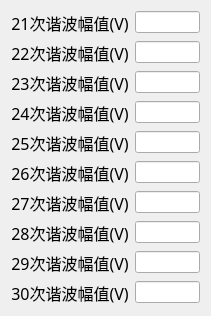
      <widget class="QWidget" name="layoutWidget_3">
       <property name="geometry">
        <rect>
         <x>570</x>
         <y>80</y>
         <width>211</width>
         <height>261</height>
        </rect>
       </property>
       <layout class="QFormLayout" name="formLayout_17">
        <item row="0" column="0">
         <widget class="QLabel" name="label_217">
          <property name="font">
           <font>
            <family>楷体</family>
            <pointsize>12</pointsize>
           </font>
          </property>
          <property name="text">
           <string>21次谐波幅值(V)</string>
          </property>
          <property name="alignment">
           <set>Qt::AlignCenter</set>
          </property>
         </widget>
        </item>
        <item row="0" column="1">
         <widget class="QLineEdit" name="ershiyicixiebofuzhi"/>
        </item>
        <item row="1" column="0">
         <widget class="QLabel" name="label_218">
          <property name="font">
           <font>
            <family>楷体</family>
            <pointsize>12</pointsize>
           </font>
          </property>
          <property name="text">
           <string>22次谐波幅值(V)</string>
          </property>
          <property name="alignment">
           <set>Qt::AlignCenter</set>
          </property>
         </widget>
        </item>
        <item row="1" column="1">
         <widget class="QLineEdit" name="ershiercixiebofuzhi"/>
        </item>
        <item row="2" column="0">
         <widget class="QLabel" name="label_219">
          <property name="font">
           <font>
            <family>楷体</family>
            <pointsize>12</pointsize>
           </font>
          </property>
          <property name="text">
           <string>23次谐波幅值(V)</string>
          </property>
          <property name="alignment">
           <set>Qt::AlignCenter</set>
          </property>
         </widget>
        </item>
        <item row="2" column="1">
         <widget class="QLineEdit" name="ershisancixiebofuzhi"/>
        </item>
        <item row="3" column="0">
         <widget class="QLabel" name="label_220">
          <property name="font">
           <font>
            <family>楷体</family>
            <pointsize>12</pointsize>
           </font>
          </property>
          <property name="text">
           <string>24次谐波幅值(V)</string>
          </property>
          <property name="alignment">
           <set>Qt::AlignCenter</set>
          </property>
         </widget>
        </item>
        <item row="3" column="1">
         <widget class="QLineEdit" name="ershisicixiebofuzhi"/>
        </item>
        <item row="4" column="1">
         <widget class="QLineEdit" name="ershiwucixiebofuzhi"/>
        </item>
        <item row="5" column="0">
         <widget class="QLabel" name="label_221">
          <property name="font">
           <font>
            <family>楷体</family>
            <pointsize>12</pointsize>
           </font>
          </property>
          <property name="text">
           <string>26次谐波幅值(V)</string>
          </property>
          <property name="alignment">
           <set>Qt::AlignCenter</set>
          </property>
         </widget>
        </item>
        <item row="5" column="1">
         <widget class="QLineEdit" name="ershiliucixiebofuzhi"/>
        </item>
        <item row="6" column="0">
         <widget class="QLabel" name="label_222">
          <property name="font">
           <font>
            <family>楷体</family>
            <pointsize>12</pointsize>
           </font>
          </property>
          <property name="text">
           <string>27次谐波幅值(V)</string>
          </property>
          <property name="alignment">
           <set>Qt::AlignCenter</set>
          </property>
         </widget>
        </item>
        <item row="6" column="1">
         <widget class="QLineEdit" name="ershiqicixiebofuzhi"/>
        </item>
        <item row="7" column="0">
         <widget class="QLabel" name="label_223">
          <property name="font">
           <font>
            <family>楷体</family>
            <pointsize>12</pointsize>
           </font>
          </property>
          <property name="text">
           <string>28次谐波幅值(V)</string>
          </property>
          <property name="alignment">
           <set>Qt::AlignCenter</set>
          </property>
         </widget>
        </item>
        <item row="7" column="1">
         <widget class="QLineEdit" name="ershibacixiebofuzhi"/>
        </item>
        <item row="8" column="0">
         <widget class="QLabel" name="label_224">
          <property name="font">
           <font>
            <family>楷体</family>
            <pointsize>12</pointsize>
           </font>
          </property>
          <property name="text">
           <string>29次谐波幅值(V)</string>
          </property>
          <property name="alignment">
           <set>Qt::AlignCenter</set>
          </property>
         </widget>
        </item>
        <item row="8" column="1">
         <widget class="QLineEdit" name="ershijiucixiebofuzhi"/>
        </item>
        <item row="9" column="0">
         <widget class="QLabel" name="label_225">
          <property name="font">
           <font>
            <family>楷体</family>
            <pointsize>12</pointsize>
           </font>
          </property>
          <property name="text">
           <string>30次谐波幅值(V)</string>
          </property>
          <property name="alignment">
           <set>Qt::AlignCenter</set>
          </property>
         </widget>
        </item>
        <item row="9" column="1">
         <widget class="QLineEdit" name="sanshicixiebofuzhi"/>
        </item>
        <item row="4" column="0">
         <widget class="QLabel" name="label_226">
          <property name="font">
           <font>
            <family>楷体</family>
            <pointsize>12</pointsize>
           </font>
          </property>
          <property name="text">
           <string>25次谐波幅值(V)</string>
          </property>
          <property name="alignment">
           <set>Qt::AlignCenter</set>
          </property>
         </widget>
        </item>
       </layout>
      </widget>
